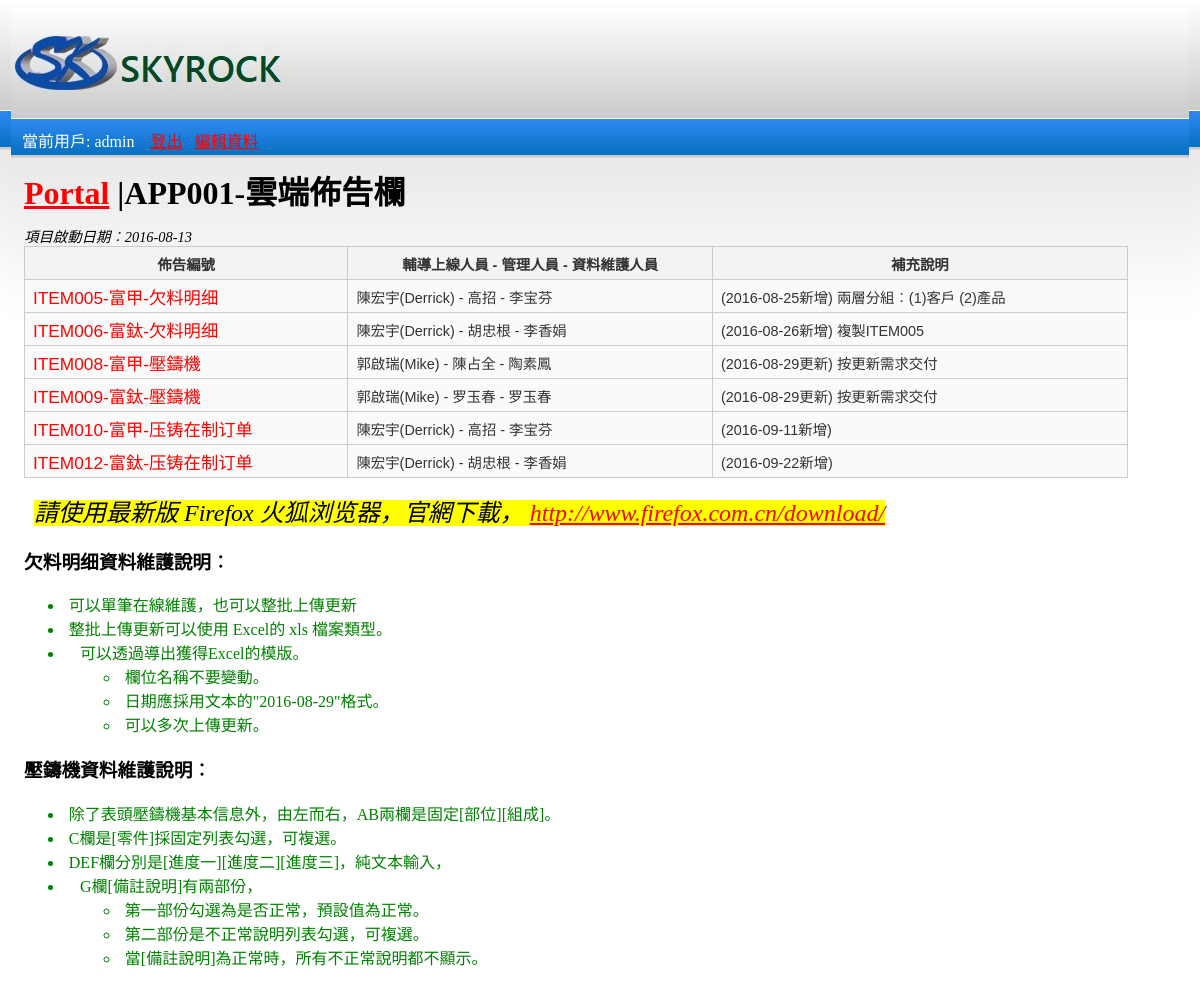
/app001/ (signed in), run on an earlier commit of the app's database.
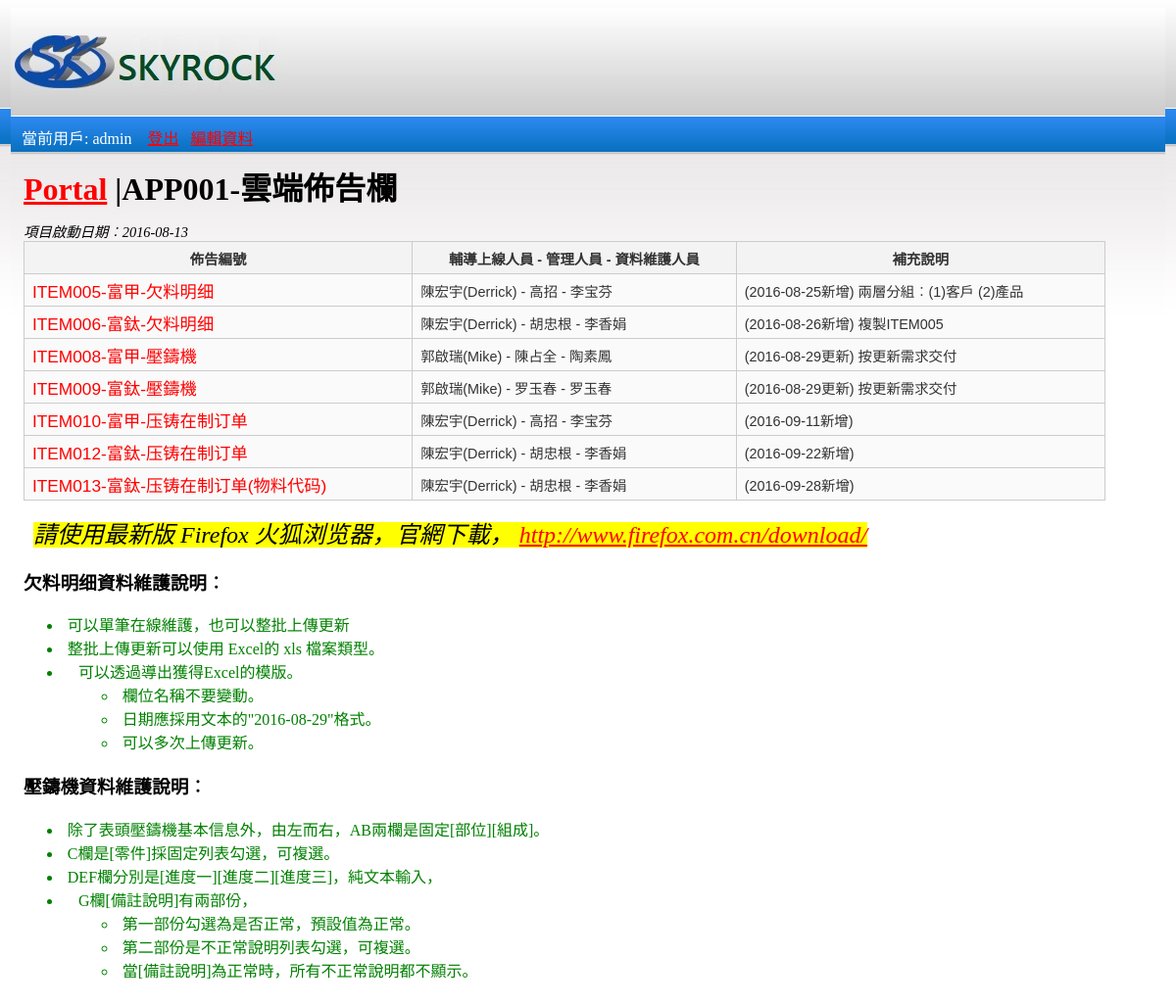
And on a later commit of the database.
### app001/models.py (models this page shows, shortened)
class Item000(models.Model):
    field1 = models.CharField(max_length=200)
    field2 = models.CharField(max_length=200)
    field3 = models.CharField(max_length=200)
    field4 = models.CharField(max_length=200)
    field5 = models.CharField(max_length=200)
    field6 = models.CharField(max_length=200,null=True)

### app001/views.py (the view)
def item000(request):
    if not request.user.is_authenticated:
        context = {'page_title':'您現在訪問 APP001，但是還沒有登入','item_list': {}}
        return render(request, 'app001/index.html', context)
    item_list = Item000.objects.order_by('field1')[:100]
    context = {'current_user':request.user,'page_title':'APP001-雲端佈告欄','item_list': item_list}
    print("by Mark: to debug here...")
    ip = get_ip(request)
    if ip is not None:
        print("we have an IP address for user: "+ip)
    else:
        print("we don't have an IP address for user")
    return render(request, 'app001/index.html', context)

### app001/templates/app001/index.html
{% extends 'app001/base_index.html' %}
{% block content %}
<div class='template_name'>項目啟動日期︰2016-08-13</div>
        {% if item_list %}
        <table>
            <tr>
                <th>佈告編號</th>
                <th>輔導上線人員 - 管理人員 - 資料維護人員</th>
                <th>補充說明</th>
            </tr>
            {% for item in item_list %}
            <tr>
                <td class='text_left'><a class='item_list' href='{{ item.field2 }}'>{{ item.field1 }}</a></td>
                <td class='text_left'>{{ item.field5 }}</td>
                <td  class='text_left'>{{ item.field6 }}</td>
            </tr>
            {% endfor %}
        </table>
        <div class='notice'>
        <mark>
        請使用最新版 Firefox 火狐浏览器，官網下載，
        <a target='_blank' href='http://www.firefox.com.cn/download/'>http://www.firefox.com.cn/download/</a>
        </mark>
        </div>
        <div class='explain-spec'>
            <h3>欠料明细資料維護說明︰</h3>
            <ul>
                <li>可以單筆在線維護，也可以整批上傳更新</li>
                <li>整批上傳更新可以使用 Excel的 xls 檔案類型。</li>
                <li>可以透過導出獲得Excel的模版。
                <ul>
                <li>欄位名稱不要變動。</li>
<li>日期應採用文本的"2016-08-29"格式。</li>
<li>可以多次上傳更新。 </li>
                </ul>
                </li>
             </ul>
            <h3>壓鑄機資料維護說明︰</h3>
            <ul>
                <li>除了表頭壓鑄機基本信息外，由左而右，AB兩欄是固定[部位][組成]。</li>
                <li>C欄是[零件]採固定列表勾選，可複選。</li>
                <li>DEF欄分別是[進度一][進度二][進度三]，純文本輸入，</li>
                <li>G欄[備註說明]有兩部份，
                <ul>
                <li>第一部份勾選為是否正常，預設值為正常。</li>
<li>第二部份是不正常說明列表勾選，可複選。</li>
<li>當[備註說明]為正常時，所有不正常說明都不顯示。 </li>
                </ul>
                </li>
           </ul>
        </div>
        {% else %}
        <h3>
        <p>有權限查看資料人員，請由此<mark><a target='_blank' href='../admin/login/?next=/app001/'>登入</a></mark>查看。</p>
        <p>維護資料人員，請由此<mark><a target='_blank' href='../../admin'>登入</a></mark>維護。</p>
        </h3>
        {% endif %}
{% endblock %}

What changed in the data, as far as the page shows it:
added Item000: field1 "ITEM013-富鈦-压铸在制订单(物料代码)", field5 "陳宏宇(Derrick) - 胡忠根 - 李香娟", field6 "(2016-09-28新增)"
